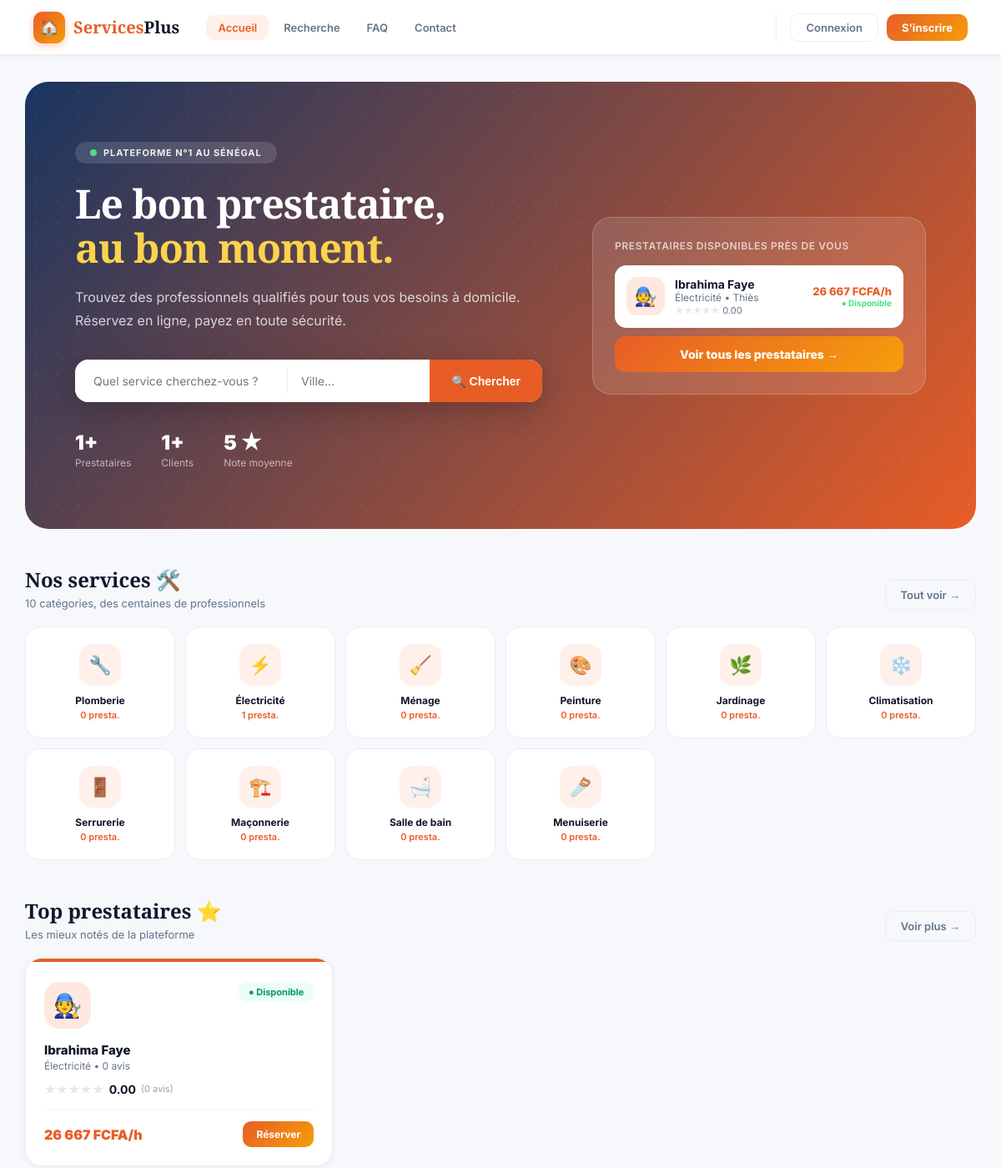
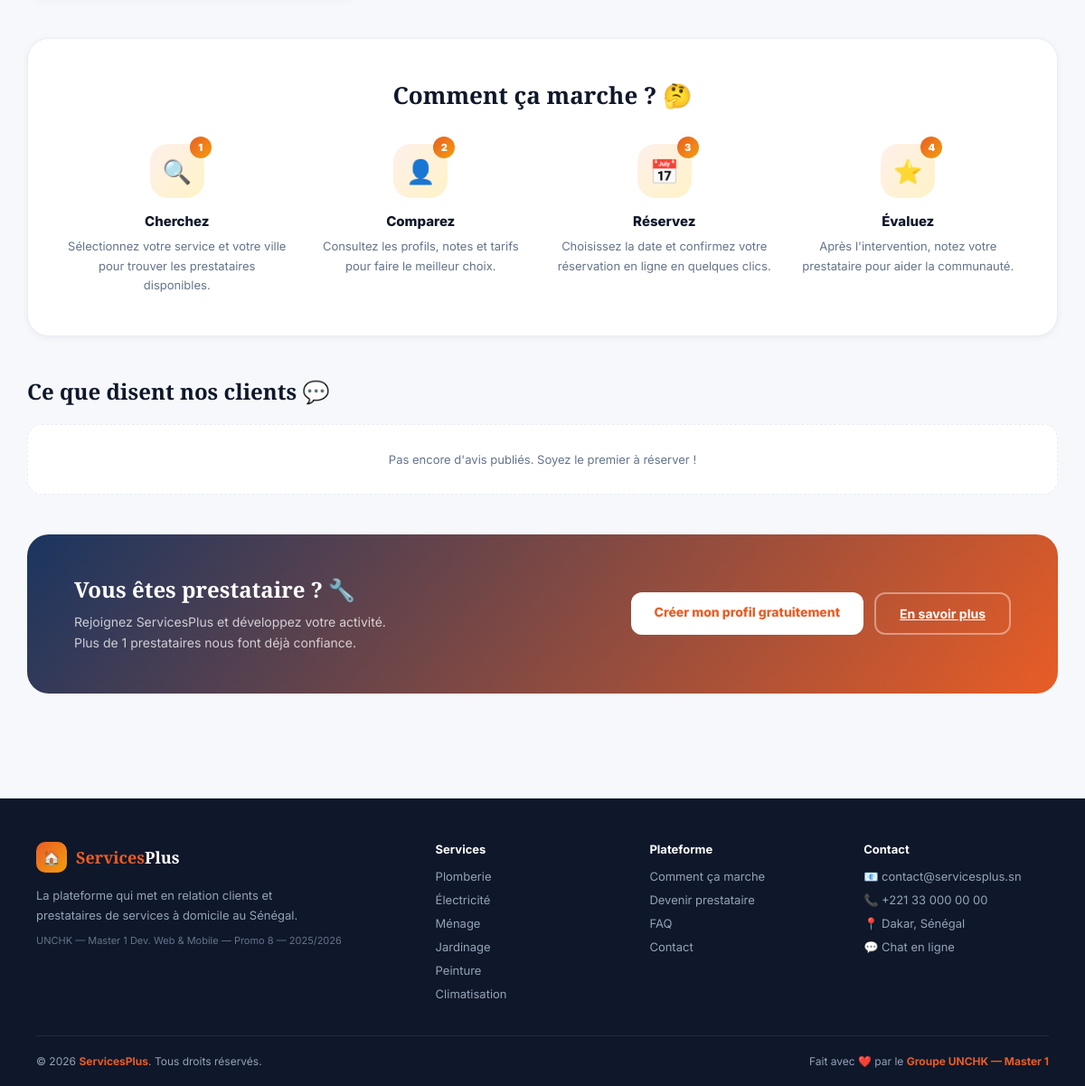
The page / on the database its author committed (2 pictures, top to bottom).
### tables this page shows
CREATE TABLE IF NOT EXISTS `prestataire_profils` (
  `user_id` int NOT NULL,
  `categorie_id` int NOT NULL,
  `bio` text,
  `tarif_horaire` decimal(10,2) NOT NULL DEFAULT '0.00',
  `experience` varchar(50) DEFAULT '1 a 3 ans',
  `piece_identite` varchar(255) DEFAULT NULL,
  `statut_validation` enum('en_attente','valide','refuse') NOT NULL DEFAULT 'en_attente',
  `disponible` tinyint(1) NOT NULL DEFAULT '1',
  `note_moyenne` decimal(3,2) NOT NULL DEFAULT '0.00',
  `nb_avis` int NOT NULL DEFAULT '0',
  `admin_validateur_id` int DEFAULT NULL,
  `date_validation` datetime DEFAULT NULL,
  PRIMARY KEY (`user_id`),
  KEY `categorie_id` (`categorie_id`),
  KEY `admin_validateur_id` (`admin_validateur_id`)
);

CREATE TABLE IF NOT EXISTS `utilisateurs` (
  `id` int NOT NULL AUTO_INCREMENT,
  `role` enum('client','prestataire','admin') NOT NULL DEFAULT 'client',
  `nom` varchar(100) NOT NULL,
  `prenom` varchar(100) NOT NULL,
  `email` varchar(150) NOT NULL,
  `mot_de_passe` varchar(255) NOT NULL,
  `telephone` varchar(20) DEFAULT NULL,
  `ville` varchar(100) DEFAULT NULL,
  `photo` varchar(255) DEFAULT NULL,
  `statut` enum('actif','suspendu') NOT NULL DEFAULT 'actif',
  `date_creation` datetime NOT NULL DEFAULT CURRENT_TIMESTAMP,
  PRIMARY KEY (`id`),
  UNIQUE KEY `email` (`email`)
);

CREATE TABLE IF NOT EXISTS `categories` (
  `id` int NOT NULL AUTO_INCREMENT,
  `nom` varchar(80) NOT NULL,
  `icone` varchar(10) NOT NULL,
  PRIMARY KEY (`id`),
  UNIQUE KEY `nom` (`nom`)
);

### includes/fonctions.php (called while the page is built, shortened)
<?php
function e(?string $texte): string
{
    return htmlspecialchars($texte ?? '', ENT_QUOTES, 'UTF-8');
}

### index.php (the view, shortened to what this page needs)
<?php
require 'config/connexion.php';
require 'includes/fonctions.php';
$nbPrestataires = $pdo->query(
    "SELECT COUNT(*) FROM prestataire_profils WHERE statut_validation = 'valide'"
)->fetchColumn();
$nbClients = $pdo->query(
    "SELECT COUNT(*) FROM utilisateurs WHERE role = 'client'"
)->fetchColumn();
$noteGlobale = $pdo->query(
    "SELECT AVG(note_moyenne) FROM prestataire_profils WHERE statut_validation = 'valide' AND nb_avis > 0"
)->fetchColumn();
$noteGlobale = $noteGlobale ? round($noteGlobale, 1) : 5.0;
$categories = $pdo->query("
    SELECT c.id, c.nom, c.icone, COUNT(pp.user_id) AS nb
    FROM categories c
    LEFT JOIN prestataire_profils pp ON pp.categorie_id = c.id AND pp.statut_validation = 'valide'
    GROUP BY c.id
    ORDER BY c.id
")->fetchAll();
$topPrestataires = $pdo->query("
    SELECT u.id, u.nom, u.prenom, u.ville, pp.tarif_horaire, pp.note_moyenne, pp.nb_avis, c.nom AS categorie_nom
    FROM prestataire_profils pp
    JOIN utilisateurs u ON u.id = pp.user_id
    JOIN categories c   ON c.id = pp.categorie_id
    WHERE pp.statut_validation = 'valide'
    ORDER BY pp.note_moyenne DESC, pp.nb_avis DESC
    LIMIT 3
")->fetchAll();
$derniersAvis = $pdo->query("
    SELECT a.note, a.commentaire, a.date_creation, cu.prenom AS client_prenom, cu.nom AS client_nom
    FROM avis a
    JOIN utilisateurs cu ON cu.id = a.client_id
    ORDER BY a.date_creation DESC
    LIMIT 4
")->fetchAll();
function etoiles(float $note): string
{
    $html = '';
    for ($i = 1; $i <= 5; $i++) {
        $html .= '<span style="color:' . ($i <= round($note) ? '#F59E0B' : '#E2E8F0') . '">★</span>';
    }
    return $html;
}
require 'includes/header.php';
?>
<div class="container">
  <div class="hero">
    <div class="hero-inner">
      <div>
        <div class="hero-badge">
          <div class="hero-badge-dot"></div>
          <span>Plateforme N°1 au Sénégal</span>
        </div>
        <h1>Le bon prestataire,<br/><em>au bon moment.</em></h1>
        <p>Trouvez des professionnels qualifiés pour tous vos besoins à domicile.<br/>Réservez en ligne, payez en toute sécurité.</p>
        <form class="search-bar" action="recherche.php" method="get">
          <input type="text" name="q" placeholder="Quel service cherchez-vous ?"/>
          <input type="text" name="ville" class="city-input" placeholder="Ville..."/>
          <button type="submit">🔍 Chercher</button>
        </form>
        <div class="hero-stats">
          <div><div class="hero-stat-value"><?= number_format($nbPrestataires, 0, ',', ' ') ?>+</div><div class="hero-stat-label">Prestataires</div></div>
          <div><div class="hero-stat-value"><?= number_format($nbClients, 0, ',', ' ') ?>+</div><div class="hero-stat-label">Clients</div></div>
          <div><div class="hero-stat-value"><?= e((string)$noteGlobale) ?> ★</div><div class="hero-stat-label">Note moyenne</div></div>
        </div>
      </div>
      <div class="hero-card">
        <div class="hero-card-title">Prestataires disponibles près de vous</div>
        <?php if (empty($topPrestataires)): ?>
          <p style="color:rgba(255,255,255,0.7);font-size:13px;">Aucun prestataire validé pour le moment.</p>
        <?php else: foreach (array_slice($topPrestataires, 0, 2) as $p): ?>
          <div class="presta-mini">
            <div class="presta-mini-avatar">🧑‍🔧</div>
            <div>
              <div class="presta-mini-name"><?= e($p['prenom'] . ' ' . $p['nom']) ?></div>
              <div class="presta-mini-sub"><?= e($p['categorie_nom']) ?> • <?= e($p['ville'] ?? 'Dakar') ?></div>
              <div class="presta-mini-stars"><?= etoiles($p['note_moyenne']) ?> <span style="color:#64748B;font-size:11px;"><?= e((string)$p['note_moyenne']) ?></span></div>
            </div>
            <div class="presta-mini-right">
              <div class="presta-mini-prix"><?= number_format($p['tarif_horaire'], 0, ',', ' ') ?> FCFA/h</div>
              <div class="presta-mini-dispo">● Disponible</div>
            </div>
          </div>
        <?php endforeach; endif; ?>
        <a class="btn-hero-cta" href="recherche.php">Voir tous les prestataires →</a>
      </div>
    </div>
  </div>
  <div class="section">
    <div class="section-header">
      <div>
        <div class="section-title">Nos services 🛠️</div>
        <div class="section-sub"><?= count($categories) ?> catégories, des centaines de professionnels</div>
      </div>
      <a class="btn-voir-tout" href="recherche.php">Tout voir →</a>
    </div>
    <div class="services-grid">
      <?php foreach ($categories as $cat): ?>
        <a class="service-card" href="recherche.php?categorie[]=<?= (int)$cat['id'] ?>">
          <div class="service-icon-wrap"><?= $cat['icone'] ?></div>
          <div class="service-name"><?= e($cat['nom']) ?></div>
          <div class="service-count"><?= (int)$cat['nb'] ?> presta.</div>
        </a>
      <?php endforeach; ?>
    </div>
  </div>
  <div class="section">
    <div class="section-header">
      <div>
        <div class="section-title">Top prestataires ⭐</div>
        <div class="section-sub">Les mieux notés de la plateforme</div>
      </div>
      <a class="btn-voir-tout" href="recherche.php">Voir plus →</a>
    </div>
    <div class="presta-grid">
      <?php if (empty($topPrestataires)): ?>
        <div class="empty-state">Aucun prestataire validé pour le moment. Revenez bientôt !</div>
      <?php else: foreach ($topPrestataires as $p): ?>
        <a class="presta-card" href="profil_prestataire.php?id=<?= (int)$p['id'] ?>">
          <div class="presta-color-bar"></div>
          <div class="presta-header">
            <div class="presta-avatar">🧑‍🔧</div>
            <span class="presta-dispo">● Disponible</span>
          </div>
          <div class="presta-name"><?= e($p['prenom'] . ' ' . $p['nom']) ?></div>
          <div class="presta-service"><?= e($p['categorie_nom']) ?> • <?= (int)$p['nb_avis'] ?> avis</div>
          <div class="presta-stars">
            <span class="stars"><?= etoiles($p['note_moyenne']) ?></span>
            <span class="stars-num"><?= e((string)$p['note_moyenne']) ?></span>
            <span class="stars-avis">(<?= (int)$p['nb_avis'] ?> avis)</span>
          </div>
          <div class="presta-footer">
            <span class="presta-prix"><?= number_format($p['tarif_horaire'], 0, ',', ' ') ?> FCFA/h</span>
            <span class="btn-reserver">Réserver</span>
          </div>
        </a>
      <?php endforeach; endif; ?>
    </div>
  </div>
  <div class="how-card">
    <h2>Comment ça marche ? 🤔</h2>
    <div class="steps-grid">
      <div class="step"><div class="step-icon-wrap"><div class="step-icon-bg">🔍</div><div class="step-num">1</div></div><h3>Cherchez</h3><p>Sélectionnez votre service et votre ville pour trouver les prestataires disponibles.</p></div>
      <div class="step"><div class="step-icon-wrap"><div class="step-icon-bg">👤</div><div class="step-num">2</div></div><h3>Comparez</h3><p>Consultez les profils, notes et tarifs pour faire le meilleur choix.</p></div>
      <div class="step"><div class="step-icon-wrap"><div class="step-icon-bg">📅</div><div class="step-num">3</div></div><h3>Réservez</h3><p>Choisissez la date et confirmez votre réservation en ligne en quelques clics.</p></div>
      <div class="step"><div class="step-icon-wrap"><div class="step-icon-bg">⭐</div><div class="step-num">4</div></div><h3>Évaluez</h3><p>Après l'intervention, notez votre prestataire pour aider la communauté.</p></div>
    </div>
  </div>
  <div class="section">
    <div class="section-title" style="margin-bottom:20px;">Ce que disent nos clients 💬</div>
    <div class="avis-grid">
      <?php if (empty($derniersAvis)): ?>
        <div class="empty-state">Pas encore d'avis publiés. Soyez le premier à réserver !</div>
      <?php else: foreach ($derniersAvis as $a): ?>
        <div class="avis-card">
          <div class="avis-header">
            <div class="avis-avatar"><?= strtoupper(substr($a['client_prenom'], 0, 1)) ?></div>
            <div>
              <div class="avis-name"><?= e($a['client_prenom']) ?></div>
              <div class="avis-meta"><?= etoiles($a['note']) ?> — <?= ilYA($a['date_creation']) ?></div>
            </div>
          </div>
          <p class="avis-text">"<?= e($a['commentaire']) ?>"</p>
        </div>
      <?php endforeach; endif; ?>
    </div>
  </div>
  <div class="cta-banner">
    <div>
      <h2>Vous êtes prestataire ? 🔧</h2>
      <p>Rejoignez ServicesPlus et développez votre activité.<br/>Plus de <?= number_format($nbPrestataires, 0, ',', ' ') ?> prestataires nous font déjà confiance.</p>
    </div>
    <div class="cta-btns">
      <a class="btn-cta-white" href="inscription.php">Créer mon profil gratuitement</a>
      <a class="btn-cta-ghost" href="faq.php">En savoir plus</a>
    </div>
  </div>
</div>
<?php require 'includes/footer.php'; ?>

### rows shown on the page
prestataire_profils: user_id.nom "Ibrahima Faye", categorie.nom "Électricité", user_id.ville "Thiès", note_moyenne "0.00", tarif_horaire "26 667", nb_avis "0"
categories: icone "🔧", nom "Plomberie", nb "0"
categories: icone "⚡", nom "Électricité", nb "1"
categories: icone "🧹", nom "Ménage", nb "0"
categories: icone "🎨", nom "Peinture", nb "0"
categories: icone "🌿", nom "Jardinage", nb "0"
categories: icone "❄️", nom "Climatisation", nb "0"
categories: icone "🚪", nom "Serrurerie", nb "0"
categories: icone "🏗️", nom "Maçonnerie", nb "0"
categories: icone "🛁", nom "Salle de bain", nb "0"
categories: icone "🪚", nom "Menuiserie", nb "0"

### other values the page prints
$nbPrestataires "1"
$nbClients "1"
$noteGlobale "5"
count($categories) "10"
